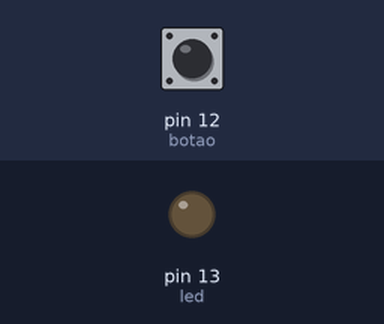
A sketch run on a simulated Arduino Uno, built with avr-gcc and run on an emulated ATmega328P. On the bench: output pins drawn as LEDs (lit = HIGH). The test bench sets the inputs (shaded band); at power-on: pin 12 (botao) LOW.

Above: at 1.2 s.
1.3 s: pin 12 (botao) pulled HIGH for 0.15 s
At 1.37 s:
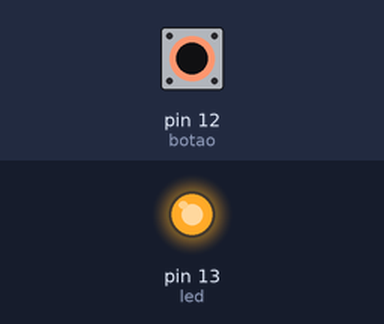
2.9 s: pin 12 (botao) pulled HIGH for 3.2 s
At 6.6 s:
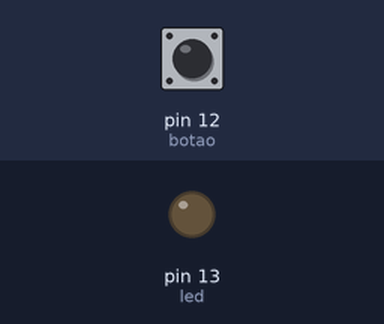
Timing chart, 0 to 8.1 s (numbered marks = the images above; inputs shaded):
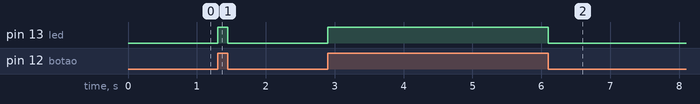

The sketch:

Exemplo1.ino
```cpp
int botao = 12;
int led = 13;


void setup(){
  pinMode(botao, INPUT);
  pinMode(led, OUTPUT);
}

void loop(){
  int flag = digitalRead(botao);

  if (flag == 1){
    digitalWrite(led,HIGH);
  }else{
     digitalWrite(led,LOW);
  }


}
```

Measured:
- after the input at 1.3 s, pin 13 (led): LOW → HIGH at once, → LOW 0.15 s later
- after the input at 2.9 s, pin 13 (led): LOW → HIGH at once, → LOW 3.2 s later
